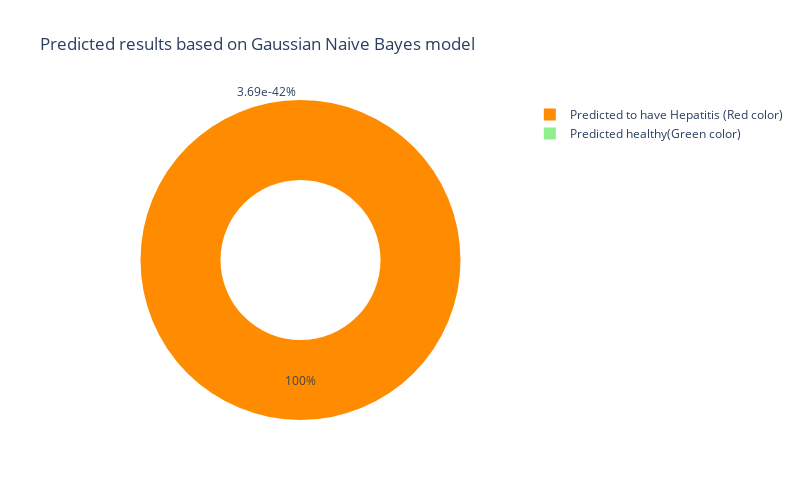

The notebook cell saved with this chart:
### Code cell
dat = pd.DataFrame(np.array([[32,1,38.5,52.5,7.7,22.1,7.5,6.93,3.23,106.0,12.1,69.0]])
                        ,columns = [['Age', 'Sex', 'ALB', 'ALP', 'ALT', 'AST', 'BIL', 'CHE','CHOL', 'CREA', 'GGT', 'PROT']])
model = joblib.load("Model/gnb_model.joblib")
fptr = 'Gaussian Naive Bayes'

scalar = joblib.load("Model/scalar.joblib")
x_new = scalar.transform(dat)
# predict the heart failure prossibility of patient based on a chosen model
prob = model.predict_proba(x_new)
labels=['Predicted to have Hepatitis (Red color)','Predicted healthy(Green color)']
data = {'results': [prob[0][1],prob[0][0]]}
df = pd.DataFrame.from_dict(data)
fig = px.pie(df, values='results',names=labels, title='Predicted results based on %s model' % fptr, hole=.5,color=labels,
            color_discrete_map={'Predicted to have Hepatitis (Red color)':'darkorange','Predicted healthy(Green color)':'lightgreen'},width=800, height=500)
fig

### Figure 1 — Plotly figure (JSON) as saved in the notebook; plotly's stock layout.template omitted (floating-point values rounded to 4 significant figures)
{"data": [{"customdata": [["Predicted to have Hepatitis (Red color)"], ["Predicted healthy(Green color)"]], "domain": {"x": [0, 1], "y": [0, 1]}, "hole": 0.5, "hovertemplate": "label=%{label}<br>results=%{value}<br>color=%{customdata[0]}<extra></extra>", "labels": ["Predicted to have Hepatitis (Red color)", "Predicted healthy(Green color)"], "legendgroup": "", "marker": {"colors": ["darkorange", "lightgreen"]}, "name": "", "showlegend": true, "type": "pie", "values": [1, 3.69e-44]}], "layout": {"height": 500, "legend": {"tracegroupgap": 0}, "title": {"text": "Predicted results based on Gaussian Naive Bayes model"}, "width": 800}}
